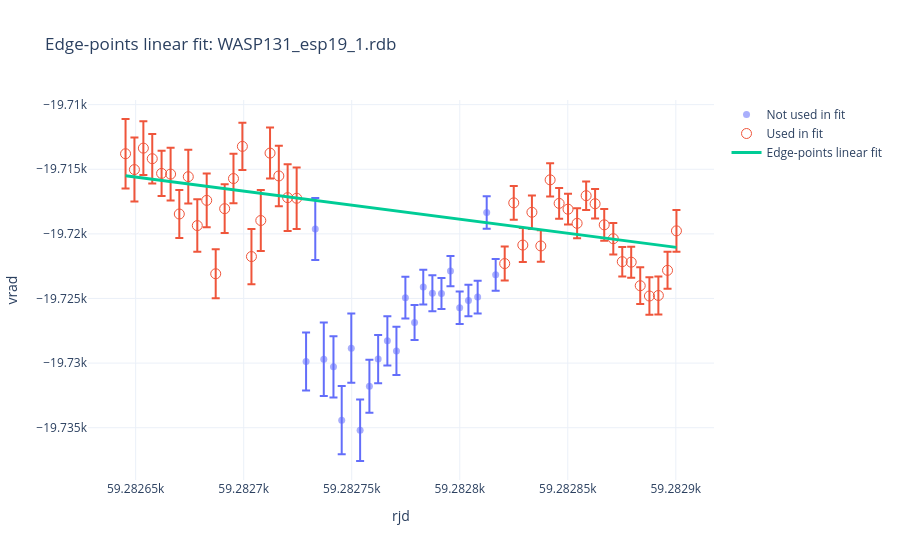

Write notebook code for a chart like this one.
### Code cell
obs_name = 'WASP131_esp19_1.rdb'
obs_df = read_rdb_file(best_rm_path / obs_name)

def iteratively_clip_by_rms(obs_name, rms_threshold=2.0, max_iterations=10, observations_path=best_rm_path):
    obs_df = read_rdb_file(observations_path / obs_name)
    clean_df = obs_df.dropna(subset=['rjd', 'vrad', 'svrad']).copy()
    fit_mask = pd.Series(True, index=clean_df.index)
    history = []

    for iteration in range(max_iterations):
        fitted_df, fit_result = fit_linear_rv(clean_df, fit_mask=fit_mask)
        fit_residuals = fitted_df.loc[fit_mask, 'linear_residual']
        residual_rms = np.sqrt(np.mean(fit_residuals**2))
        clip_limit = rms_threshold * residual_rms
        exclude_mask = fit_mask & (fitted_df['linear_residual'].abs() > clip_limit)
        exclude_indices = fitted_df.index[exclude_mask]

        history.append(
            {
                'iteration': iteration + 1,
                **fit_result,
                'residual_rms': residual_rms,
                'clip_limit': clip_limit,
                'n_excluded': len(exclude_indices),
                'excluded_indices': list(exclude_indices),
                'excluded_files': fitted_df.loc[exclude_indices, 'file_rootpath'].tolist(),
                'excluded_rjd': fitted_df.loc[exclude_indices, 'rjd'].tolist(),
                'excluded_vrad': fitted_df.loc[exclude_indices, 'vrad'].tolist(),
                'excluded_residual': fitted_df.loc[exclude_indices, 'linear_residual'].tolist(),
            }
        )

        if len(exclude_indices) == 0:
            break

        fit_mask.loc[exclude_indices] = False

    initial_df, initial_fit = fit_linear_rv(clean_df)
    final_df, final_fit = fit_linear_rv(clean_df, fit_mask=fit_mask)

    return initial_df, initial_fit, final_df, final_fit, pd.DataFrame(history)


def fit_with_edge_points(obs_name, n_first=5, n_last=6, observations_path=best_rm_path):
    obs_df = read_rdb_file(observations_path / obs_name)
    clean_df = obs_df.dropna(subset=['rjd', 'vrad', 'svrad']).copy().sort_values('rjd')

    fit_mask = pd.Series(False, index=clean_df.index)
    fit_mask.loc[clean_df.head(n_first).index] = True
    fit_mask.loc[clean_df.tail(n_last).index] = True

    fitted_df, fit_result = fit_linear_rv(clean_df, fit_mask=fit_mask)
    fit_history = pd.DataFrame(
        [
            {
                **fit_result,
                'fit_method': 'edge_points',
                'n_first': n_first,
                'n_last': n_last,
                'fit_indices': list(clean_df.index[fit_mask]),
            }
        ]
    )

    return fitted_df, fit_result, fit_history


def plot_linear_fit_selection(obs_df, fitted_df, fit_result, obs_name, fit_label='Linear fit'):
    model_rjd, model_vrad = model_curve(obs_df, fit_result)
    fit_df = fitted_df.loc[fitted_df['fit_mask']]
    unused_df = fitted_df.loc[~fitted_df['fit_mask']]

    fig = go.Figure()
    fig.add_trace(
        go.Scatter(
            x=unused_df['rjd'],
            y=unused_df['vrad'],
            error_y=dict(type='data', array=unused_df['svrad'], visible=True),
            mode='markers',
            marker=dict(size=7, opacity=0.55),
            name='Not used in fit',
            text=unused_df['file_rootpath'],
            hovertemplate='rjd=%{x}<br>vrad=%{y}<br>svrad=%{error_y.array}<br>file=%{text}<extra></extra>',
        )
    )
    fig.add_trace(
        go.Scatter(
            x=fit_df['rjd'],
            y=fit_df['vrad'],
            error_y=dict(type='data', array=fit_df['svrad'], visible=True),
            mode='markers',
            marker=dict(size=10, symbol='circle-open'),
            name='Used in fit',
            text=fit_df['file_rootpath'],
            hovertemplate='rjd=%{x}<br>vrad=%{y}<br>svrad=%{error_y.array}<br>file=%{text}<extra></extra>',
        )
    )
    fig.add_trace(
        go.Scatter(
            x=model_rjd,
            y=model_vrad,
            mode='lines',
            line=dict(width=3),
            name=fit_label,
            hovertemplate='rjd=%{x}<br>model vrad=%{y}<extra></extra>',
        )
    )
    fig.update_layout(
        title=f'{fit_label}: {obs_name}',
        xaxis_title='rjd',
        yaxis_title='vrad',
        template='plotly_white',
        hovermode='closest',
    )

    return fig


fit_method_for_plot = 'edge_points'  # use 'rms_clip' or 'edge_points'

if fit_method_for_plot == 'rms_clip':
    rms_initial_df, rms_initial_fit, rms_final_df, rms_final_fit, rms_clip_history = iteratively_clip_by_rms(
        obs_name,
        rms_threshold=1.5,
        max_iterations=5,
    )
    print(
        f"RMS-clipped fit: vrad = {rms_final_fit['intercept']:.6f} "
        f"+ {rms_final_fit['slope']:.6f} * (rjd - {rms_final_fit['rjd_ref']:.8f})"
    )
    fig = plot_iterative_linear_fit(obs_df, rms_initial_fit, rms_final_df, rms_final_fit, obs_name)
    fig.update_layout(title=f'RMS-clipped linear RV fit: {obs_name}')
elif fit_method_for_plot == 'edge_points':
    edge_fitted_df, edge_fit, edge_fit_history = fit_with_edge_points(
        obs_name,
        n_first=20,
        n_last=20,
    )
    print(
        f"edge-points fit: vrad = {edge_fit['intercept']:.6f} "
        f"+ {edge_fit['slope']:.6f} * (rjd - {edge_fit['rjd_ref']:.8f})"
    )
    display(edge_fit_history)
    fig = plot_linear_fit_selection(obs_df, edge_fitted_df, edge_fit, obs_name, fit_label='Edge-points linear fit')
else:
    raise ValueError("fit_method_for_plot must be 'rms_clip' or 'edge_points'")

fig.show()

### Figure 1 — Plotly figure (JSON) as saved in the notebook; plotly's stock layout.template omitted (floating-point values rounded to 4 significant figures; data arrays with more than 128 entries replaced by an {"elided": "..."} marker saying what was removed)
{"data": [{"error_y": {"array": [2.244, 2.404, 2.845, 2.366, 2.644, 2.678, 2.377, 2.047, 1.863, 1.898, 1.858, 1.623, 1.357, 1.339, 1.395, 1.197, 1.164, 1.257, 1.223, 1.273, 1.255, 1.226], "type": "data", "visible": true}, "hovertemplate": "rjd=%{x}<br>vrad=%{y}<br>svrad=%{error_y.array}<br>file=%{text}<extra></extra>", "marker": {"opacity": 0.55, "size": 7}, "mode": "markers", "name": "Not used in fit", "text": ["ESPRE.2021-03-09T05:20:25.021.fits", "ESPRE.2021-03-09T05:26:24.524.fits", "ESPRE.2021-03-09T05:32:26.648.fits", "ESPRE.2021-03-09T05:38:26.042.fits", "ESPRE.2021-03-09T05:44:25.553.fits", "ESPRE.2021-03-09T05:50:27.730.fits", "ESPRE.2021-03-09T05:56:29.877.fits", "ESPRE.2021-03-09T06:02:32.081.fits", "ESPRE.2021-03-09T06:08:32.009.fits", "ESPRE.2021-03-09T06:14:34.179.fits", "ESPRE.2021-03-09T06:20:36.379.fits", "ESPRE.2021-03-09T06:26:38.577.fits", "ESPRE.2021-03-09T06:32:40.740.fits", "ESPRE.2021-03-09T06:38:40.189.fits", "ESPRE.2021-03-09T06:44:39.756.fits", "ESPRE.2021-03-09T06:50:39.346.fits", "ESPRE.2021-03-09T06:56:41.382.fits", "ESPRE.2021-03-09T07:02:43.383.fits", "ESPRE.2021-03-09T07:08:45.533.fits", "ESPRE.2021-03-09T07:14:47.652.fits", "ESPRE.2021-03-09T07:20:49.797.fits", "ESPRE.2021-03-09T07:26:51.858.fits"], "type": "scatter", "x": [59280.0, 59280.0, 59280.0, 59280.0, 59280.0, 59280.0, 59280.0, 59280.0, 59280.0, 59280.0, 59280.0, 59280.0, 59280.0, 59280.0, 59280.0, 59280.0, 59280.0, 59280.0, 59280.0, 59280.0, 59280.0, 59280.0], "y": [-19730.0, -19720.0, -19730.0, -19730.0, -19730.0, -19730.0, -19740.0, -19730.0, -19730.0, -19730.0, -19730.0, -19720.0, -19730.0, -19720.0, -19720.0, -19720.0, -19720.0, -19730.0, -19730.0, -19720.0, -19720.0, -19720.0]}, {"error_y": {"array": [2.688, 2.476, 2.084, 1.921, 1.758, 2.035, 1.856, 2.075, 2.032, 2.081, 1.889, 1.888, 1.914, 1.822, 2.132, 2.355, 1.975, 2.343, 2.582, 2.378, 1.316, 1.308, 1.311, 1.289, 1.222, 1.291, 1.189, 1.194, 1.159, 1.105, 1.144, 1.223, 1.214, 1.141, 1.204, 1.424, 1.451, 1.474, 1.434, 1.617], "type": "data", "visible": true}, "hovertemplate": "rjd=%{x}<br>vrad=%{y}<br>svrad=%{error_y.array}<br>file=%{text}<extra></extra>", "marker": {"size": 10, "symbol": "circle-open"}, "mode": "markers", "name": "Used in fit", "text": ["ESPRE.2021-03-09T03:19:57.008.fits", "ESPRE.2021-03-09T03:25:59.193.fits", "ESPRE.2021-03-09T03:31:58.748.fits", "ESPRE.2021-03-09T03:38:00.836.fits", "ESPRE.2021-03-09T03:44:02.952.fits", "ESPRE.2021-03-09T03:50:02.810.fits", "ESPRE.2021-03-09T03:56:04.838.fits", "ESPRE.2021-03-09T04:02:07.034.fits", "ESPRE.2021-03-09T04:08:09.222.fits", "ESPRE.2021-03-09T04:14:09.180.fits", "ESPRE.2021-03-09T04:20:11.380.fits", "ESPRE.2021-03-09T04:26:10.643.fits", "ESPRE.2021-03-09T04:32:12.766.fits", "ESPRE.2021-03-09T04:38:14.815.fits", "ESPRE.2021-03-09T04:44:16.900.fits", "ESPRE.2021-03-09T04:50:16.582.fits", "ESPRE.2021-03-09T04:56:18.720.fits", "ESPRE.2021-03-09T05:02:20.809.fits", "ESPRE.2021-03-09T05:08:22.970.fits", "ESPRE.2021-03-09T05:14:25.117.fits", "ESPRE.2021-03-09T07:32:54.023.fits", "ESPRE.2021-03-09T07:38:56.194.fits", "ESPRE.2021-03-09T07:44:58.379.fits", "ESPRE.2021-03-09T07:50:58.266.fits", "ESPRE.2021-03-09T07:57:00.378.fits", "ESPRE.2021-03-09T08:03:02.553.fits", "ESPRE.2021-03-09T08:09:04.735.fits", "ESPRE.2021-03-09T08:15:04.291.fits", "ESPRE.2021-03-09T08:21:03.714.fits", "ESPRE.2021-03-09T08:27:05.866.fits", "ESPRE.2021-03-09T08:33:05.696.fits", "ESPRE.2021-03-09T08:39:07.779.fits", "ESPRE.2021-03-09T08:45:09.872.fits", "ESPRE.2021-03-09T08:51:12.047.fits", "ESPRE.2021-03-09T08:57:11.876.fits", "ESPRE.2021-03-09T09:03:14.075.fits", "ESPRE.2021-03-09T09:09:16.255.fits", "ESPRE.2021-03-09T09:15:16.124.fits", "ESPRE.2021-03-09T09:21:18.346.fits", "ESPRE.2021-03-09T09:27:20.382.fits"], "type": "scatter", "x": [59280.0, 59280.0, 59280.0, 59280.0, 59280.0, 59280.0, 59280.0, 59280.0, 59280.0, 59280.0, 59280.0, 59280.0, 59280.0, 59280.0, 59280.0, 59280.0, 59280.0, 59280.0, 59280.0, 59280.0, 59280.0, 59280.0, 59280.0, 59280.0, 59280.0, 59280.0, 59280.0, 59280.0, 59280.0, 59280.0, 59280.0, 59280.0, 59280.0, 59280.0, 59280.0, 59280.0, 59280.0, 59280.0, 59280.0, 59280.0], "y": [-19710.0, -19720.0, -19710.0, -19710.0, -19720.0, -19720.0, -19720.0, -19720.0, -19720.0, -19720.0, -19720.0, -19720.0, -19720.0, -19710.0, -19720.0, -19720.0, -19710.0, -19720.0, -19720.0, -19720.0, -19720.0, -19720.0, -19720.0, -19720.0, -19720.0, -19720.0, -19720.0, -19720.0, -19720.0, -19720.0, -19720.0, -19720.0, -19720.0, -19720.0, -19720.0, -19720.0, -19720.0, -19720.0, -19720.0, -19720.0]}, {"hovertemplate": "rjd=%{x}<br>model vrad=%{y}<extra></extra>", "line": {"width": 3}, "mode": "lines", "name": "Edge-points linear fit", "type": "scatter", "x": {"elided": "300 float values"}, "y": {"elided": "300 float values"}}], "layout": {"hovermode": "closest", "title": {"text": "Edge-points linear fit: WASP131_esp19_1.rdb"}, "xaxis": {"title": {"text": "rjd"}}, "yaxis": {"title": {"text": "vrad"}}}}
